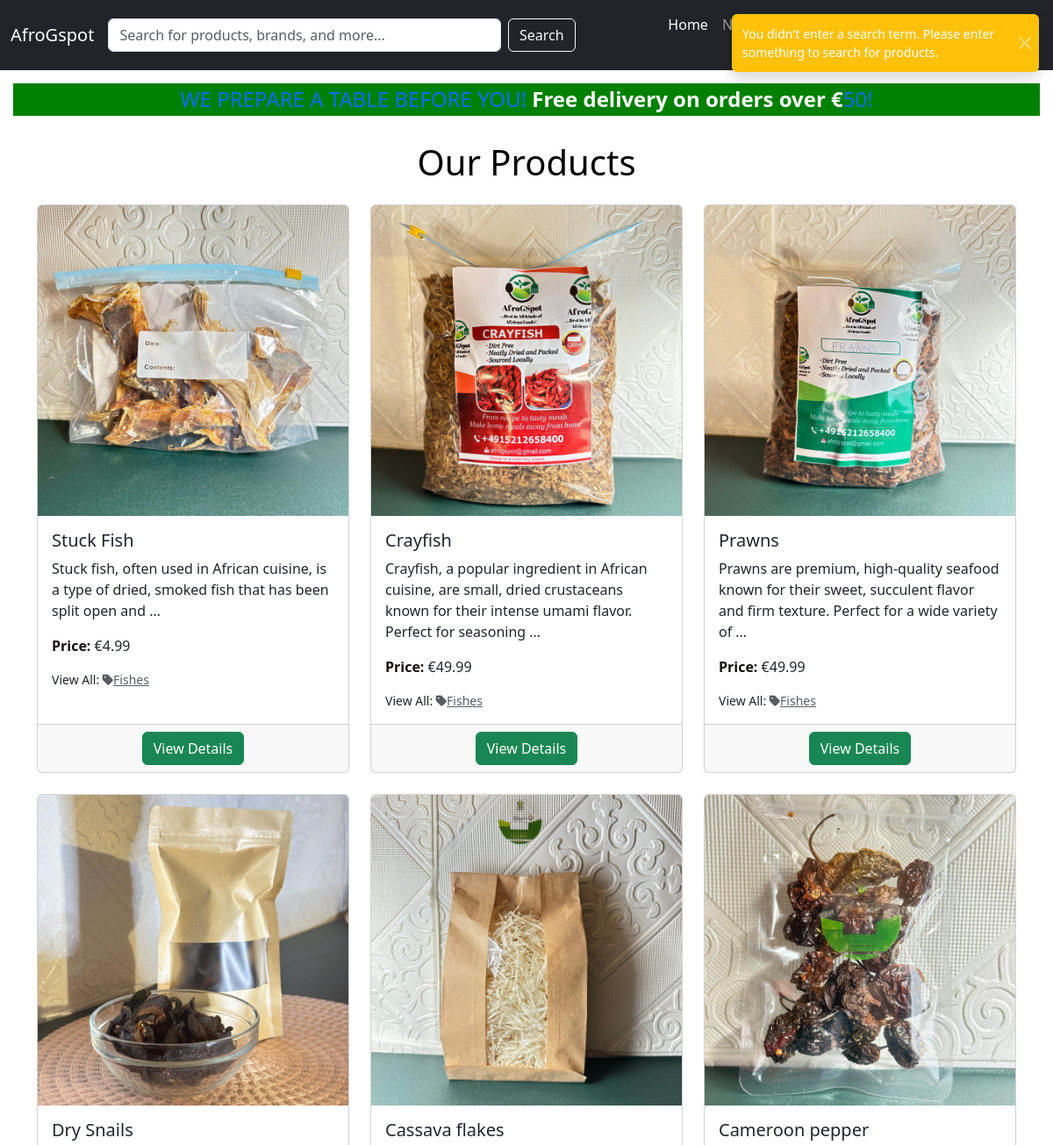
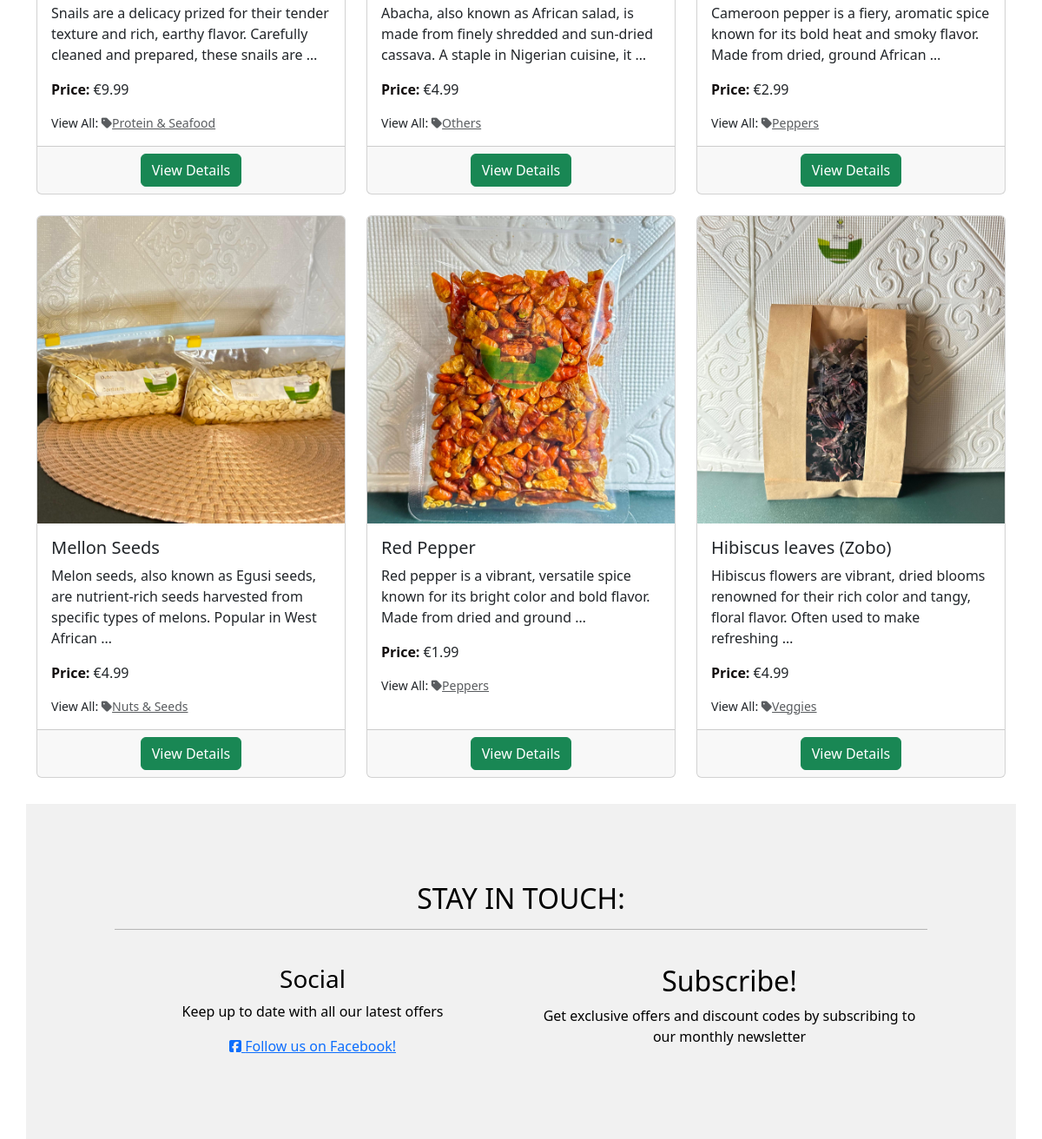
The page /product_catalog/ on the database its author committed (2 pictures, top to bottom).
### product_catalog/models.py (models this page shows, shortened)
class Product(models.Model):
    name = models.CharField(max_length=255)
    sku = models.CharField(max_length=254, null=True, blank=True)
    category = models.ForeignKey(Category, null=True, blank=True, related_name='products', on_delete=models.SET_NULL)
    description = models.TextField()
    price = models.DecimalField(max_digits=10, decimal_places=2)
    discount_price = models.DecimalField(max_digits=10, decimal_places=2, null=True, blank=True)
    stock = models.IntegerField()
    image = models.ImageField(null=True, blank=True)
    rating = models.DecimalField(max_digits=6, decimal_places=2, null=True, blank=True)
    image_url = models.URLField(max_length=1024, null=True, blank=True)
    created_at = models.DateTimeField(auto_now_add=True)
    updated_at = models.DateTimeField(auto_now=True)
    is_active = models.BooleanField(default=True)
    is_vegan = models.BooleanField(default=False)
    is_gluten_free = models.BooleanField(default=False)
    expiration_date = models.DateField(null=True, blank=True)
    country = models.ForeignKey(Country, on_delete=models.SET_NULL, null=True, blank=True, default=1)

class Category(models.Model):
    class Meta:
        verbose_name_plural = 'Categories'
    name = models.CharField(max_length=250)
    friendly_name = models.CharField(max_length=250, null=True, blank=True)

### product_catalog/views.py (the view)
# urls.py: path('', views.product_list, name='product_list'),
def product_list(request):
    query = request.GET.get('q')
    category_name = request.GET.get('category')
    products = Product.objects.all()
    if category_name:
        products = products.filter(category__name__iexact=category_name)
    if query:
        products = products.filter(
            Q(name__icontains=query) |
            Q(description__icontains=query)
        )
    if not query and not category_name:
        messages.warning(request, "You didn't enter a search term. Please enter something to search for products.")
    context = {
        'products': products,
        'query': query,
        'category_name': category_name,
        'categories': Category.objects.all(),  # For the category dropdown
    }
    return render(request, 'product_catalog/product_list.html', context)

### product_catalog/templates/product_catalog/product_list.html
{% extends "base.html" %}
{% load static %}
{% block content %}
<div class="container my-4">
    <h1 class="text-center mb-4">Our Products</h1>
    <div class="row row-cols-1 row-cols-md-3 g-4">
        {% for product in products %}
        <div class="col">
            <div class="card h-100">
                <img src="{{ product.image.url }}" class="card-img-top" alt="{{ product.name }}">
                <div class="card-body">
                    <h5 class="card-title">{{ product.name }}</h5>
                    <p class="card-text">{{ product.description|truncatewords:20 }}</p>
                    <p class="card-text"><strong>Price:</strong> €{{ product.price }}</p>
                    {% if product.category %}
                    <p class="small mt-1 mb-0">View All:
                        <a class="text-muted" href="{% url 'product_list' %}?category={{ product.category.name }}">
                            <i class="fas fa-tag mr-1"></i>{{ product.category.friendly_name }}
                        </a>
                    </p>
                    {% endif %}
                </div>
                <div class="card-footer text-center">
                    <a href="{% url 'product_detail' product.id %}" class="btn btn-success">View Details</a>
                </div>
            </div>
        </div>
        {% endfor %}
    </div>
</div>
{% endblock %}

### static/css/base.css (style rules this page uses)
html, body { margin: 0; padding: 0; height: 100%; color: black; }
strong { color: rgb(19, 15, 15); }

### rows shown on the page
Product: image (picture), name "Stuck Fish", description "Stuck fish, often used in African cuisine, is a type of dried, smoked fish that has been split open and …", price "4.99", category.friendly_name "Fishes"
Product: image (picture), name "Crayfish", description "Crayfish, a popular ingredient in African cuisine, are small, dried crustaceans known for their intense umami flavor. Perfect for seasoning …", price "49.99", category.friendly_name "Fishes"
Product: image (picture), name "Prawns", description "Prawns are premium, high-quality seafood known for their sweet, succulent flavor and firm texture. Perfect for a wide variety of …", price "49.99", category.friendly_name "Fishes"
Product: image (picture), name "Dry Snails", description "Snails are a delicacy prized for their tender texture and rich, earthy flavor. Carefully cleaned and prepared, these snails are …", price "9.99", category.friendly_name "Protein & Seafood"
Product: image (picture), name "Cassava flakes", description "Abacha, also known as African salad, is made from finely shredded and sun-dried cassava. A staple in Nigerian cuisine, it …", price "4.99", category.friendly_name "Others"
Product: image (picture), name "Cameroon pepper", description "Cameroon pepper is a fiery, aromatic spice known for its bold heat and smoky flavor. Made from dried, ground African …", price "2.99", category.friendly_name "Peppers"
Product: image (picture), name "Mellon Seeds", description "Melon seeds, also known as Egusi seeds, are nutrient-rich seeds harvested from specific types of melons. Popular in West African …", price "4.99", category.friendly_name "Nuts & Seeds"
Product: image (picture), name "Red Pepper", description "Red pepper is a vibrant, versatile spice known for its bright color and bold flavor. Made from dried and ground …", price "1.99", category.friendly_name "Peppers"
Product: image (picture), name "Hibiscus leaves (Zobo)", description "Hibiscus flowers are vibrant, dried blooms renowned for their rich color and tangy, floral flavor. Often used to make refreshing …", price "4.99", category.friendly_name "Veggies"

### other values the page prints
{{ free_delivery_threshold }} "50"
{{ message }} "You didn't enter a search term. Please enter something to search for products."
